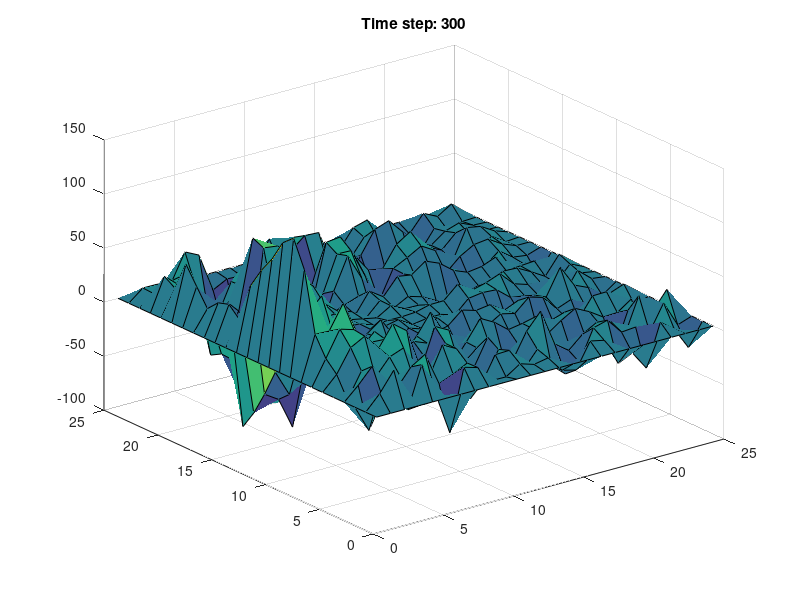
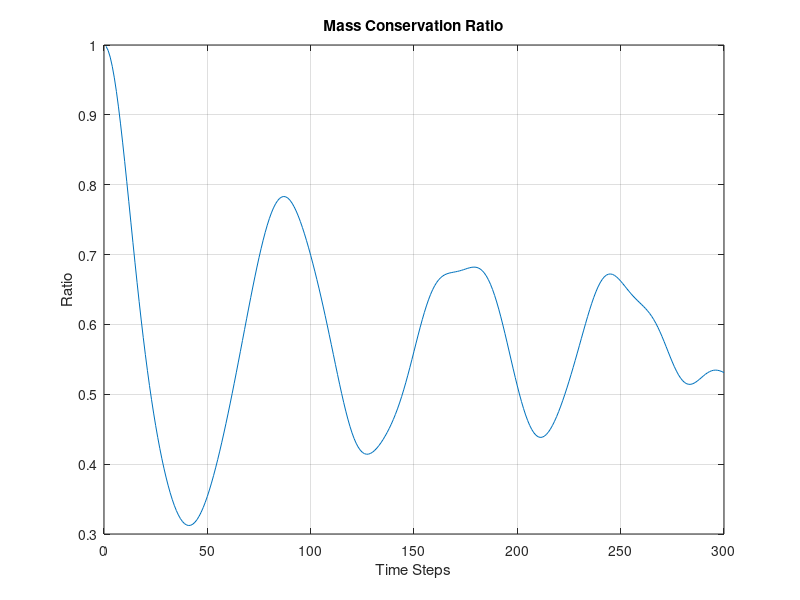
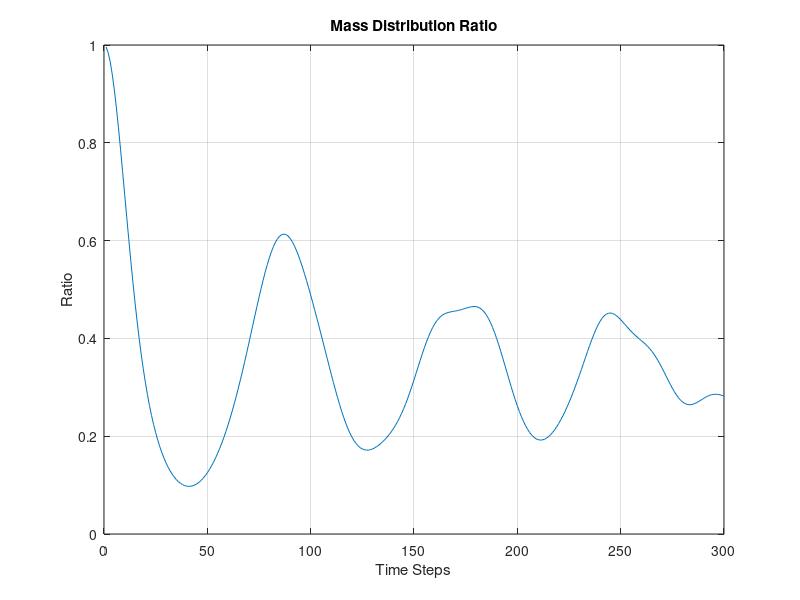

Write MATLAB code to recreate these figures, in order.
clear all
%%%%%%%%%%%%%2-D ADVECTION CRANK-NICOLSON METHOD%%%%%%%%%%%%%%%%%%%%%%%%%%%
%%%%%%%%%%%%%%%%%%%%%%%%%%%%%%%%%%%%%%%%%%%%%%%%%%%%%%%%%%%%%%%%%%%%%%%%%%%

for i=1:25
    for j=1:25
        x=i-13;
        y=j-13;
        if x>=0 && y>0
        theta(j,i)=rad2deg(atan(y/x));
        elseif x<0 && y>=0
        theta(j,i)=180+rad2deg(atan(y/x));
        elseif x<0 && y<0
        theta(j,i)=180+rad2deg(atan(y/x));
        elseif x>=0 && y<0
        theta(j,i)=360+rad2deg(atan(y/x));    
        end
            r=sqrt(x^2 + y^2)*4; %km
            u(j,i)=-sind(theta(j,i)) * 0.08*pi*r; %km/hr
            v(j,i)=cosd(theta(j,i)) * 0.08*pi*r; %km/hr
        
    end
end

disp('This is the wind field')
figure
quiver(u,v)
title('u-v wind vectors')
xlabel('x')
ylabel('y')

pause(5) %pause for 5 seconds

dt=5/60; %5min to hours
dx=4; %km
% %Initial conditions of 2-d pollution plume
x1=zeros(25,25);
x1(2:6,2:6)=100;
matmax=23; %for indexing purposes

initial_total=sum(sum(x1));

for t=1:300
    
    %%%%%COLUMN V-COMPONENT
    for a=2:24
    B= v(1,a)*dt/(4*dx);
    
    knowns_v(1,a-1)=x1(2,a) + (-B*x1(3,a)) + 0;
    for i=3:matmax
    knowns_v(i-1,a-1)=(B*x1(i-1,a)) + x1(i,a) + (-B*x1(i+1,a));
    end
    knowns_v(23,a-1)=(B*x1(23,a)) + x1(24,a) + 0;
    
    for z=1:23
    coeff(z,z)=1;
    end
    clear z
    for z=1:matmax-1
    coeff(z,z+1)=B; %next 2,3
    coeff(z+1,z)=-B; %next 3,2
    end
    clear z
    
    x1(2:24,a)=coeff\knowns_v(:,a-1);
    
    end
    
    
    %%%%ROW U-COMPONENT
    for b=2:24
    B= u(b,1)*dt/(4*dx);
    
    knowns_u(b-1,1)=x1(b,2) + (-B*x1(b,3)) + 0;   
    for j=3:matmax
    knowns_u(b-1,j-1)=(B*x1(b,j-1)) + x1(b,j) + (-B*x1(b,j+1));
    end    
    knowns_u(b-1,23)=(B*x1(b,23)) + x1(b,24) + 0;
    
    
    for z=1:23
    coeff(z,z)=1;
    end
    clear z
    for z=1:matmax-1
    coeff(z,z+1)=B; %next 2,3
    coeff(z+1,z)=-B; %next 3,2
    end
    clear z
    
    
    x1(b,2:24)=coeff\knowns_u(b-1,:)';
    end
    
    total=sum(sum(x1));
    mass_conservation_ratio(t)=total/initial_total;
    mass_distribution_ratio(t)=total^2 / initial_total^2;
    
   blah=rem(t,50); %remainder of t/50
    if t==1 || blah==0
    surf(x1(1:25,1:25));figure(gcf);
    title(['Time step: ' num2str(t)])
    pause(1) %pause for 1 sec for illustrative purposes
    end
end

%plotting time
figure
plot(1:t,mass_conservation_ratio)
hold on
xlabel('Time Steps')
ylabel('Ratio')
title('Mass Conservation Ratio')
grid on

figure
plot(1:t,mass_distribution_ratio)
hold on
xlabel('Time Steps')
ylabel('Ratio')
title('Mass Distribution Ratio')
grid on

%%%%%%%%%%%%%%%%%%%%%%%%%%%%%%%%%%%%%%%%%%%%%%%%%%%%%%%%%%%%%%%%%%%%%%%%%%%
%%%%%%%%%%%%%%%%%%%%%%%%%%%%%%%%%%%%%%%%%%%%%%%%%%%%%%%%%%%%%%%%%%%%%%%%%%%
